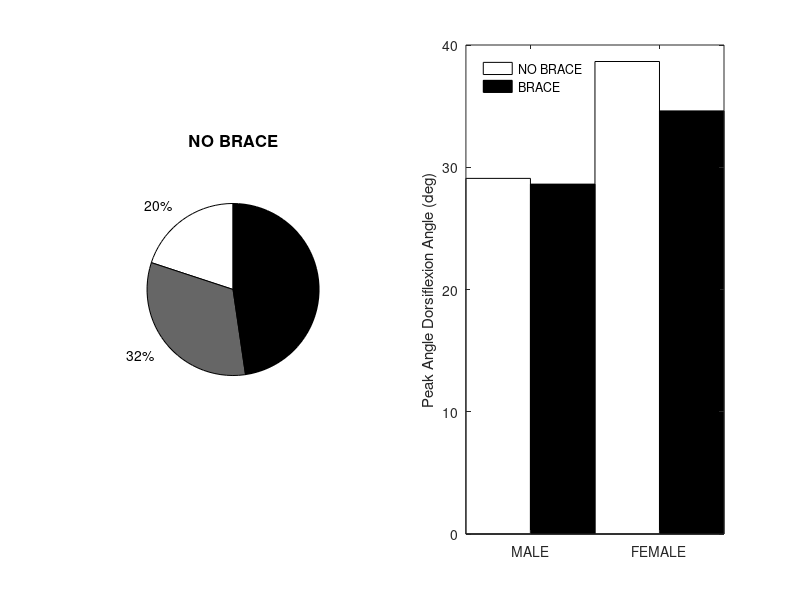

The MATLAB script that drew this image: (Note: this script raises an error after producing the figure.)
%% Created by: Katie Ewing 
% Modified: June 2015

%% Plots side-by-side bar plots of brace/gender interaction variables 

subplot(1,2,1)
Male=[13.50 14.230];
Female=[15.520 19.100];
b=bar([Male;Female],'BarWidth',1);
% legend('NO BRACE', 'BRACE', 'Location','northwest');
% legend('boxoff');
ylabel('Hip Flexion Angle at Initial Contact (deg)');
set(gca, 'XTickLabel', {'MALE', 'FEMALE'});
set(b(1),'FaceColor','w');
set(b(2),'FaceColor','k');

subplot(1,2,2)
Male=[29.090 28.620];
Female=[38.650 34.610];
b=bar([Male;Female],'BarWidth',1);
legend('NO BRACE', 'BRACE', 'Location','northwest');
legend('boxoff');
ylabel('Peak Angle Dorsiflexion Angle (deg)');
set(gca, 'XTickLabel', {'MALE', 'FEMALE'});
set(b(1),'FaceColor','w');
set(b(2),'FaceColor','k');


%% Pie chart of joint contributions to total work

x=[.1995, .3237, .4769];
labels={'20%','32%','48%'};
x1=subplot(1,2,1,'Position',[0.15 0.3 0.4 0.4])
% xp=findobj(x1, 'Type','patch');
xp=pie(x,labels);
% set(xp, 'LineWidth',2);
% set(xp, 'EdgeColor','none');
title(x1, 'NO BRACE','FontWeight','bold','FontSize',12);
set(xp(1),'FaceColor',['w']);
set(xp(3),'FaceColor',[0.4 0.4 0.4]);
set(xp(5),'FaceColor',['k']);
set(xp(6),'Color',['w']);

hText = findobj(xp,'Type','text');
textPositions_cell = get(hText,{'Position'}); % cell array
textPositions = cell2mat(textPositions_cell); % numeric array
textPositions = textPositions * 0.4; % scale position
set(hText,{'Position'},num2cell(textPositions,[3,2])) % set new position


y=[.2570, .3309, .4121];
labels={'26%','33%','41%'};
y1=subplot(1,2,2,'Position',[0.45 0.3 0.4 0.4]);
yp=pie(y,labels);
title(y1, 'BRACE','FontWeight','bold','FontSize',12);

set(yp(1),'FaceColor',['w']);
set(yp(3),'FaceColor',[0.4 0.4 0.4]);
set(yp(5),'FaceColor',['k']);
set(yp(6),'Color',['w']);

hText = findobj(yp,'Type','text');
textPositions_cell = get(hText,{'Position'}); % cell array
textPositions = cell2mat(textPositions_cell); % numeric array
textPositions = textPositions * 0.4; % scale position
set(hText,{'Position'},num2cell(textPositions,[3,2])) % set new position

set(findall(gcf,'type','text'),'FontName','Times');

%%


